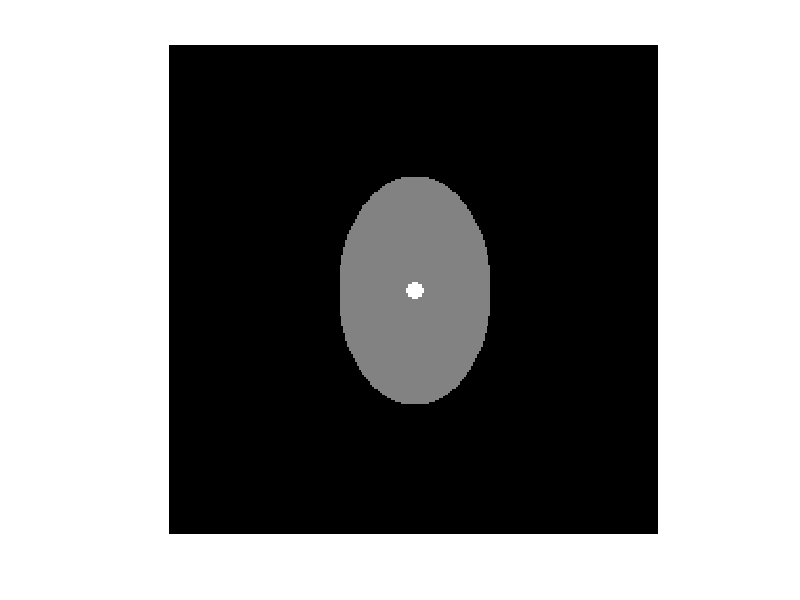

Write MATLAB code to recreate this figure.
nx=256;
ny=256;
dx=0.5;
dy=0.5;
a=20;
b=30;
origin=[0,0];
x=((0:nx-1)-nx/2)*dx+origin(1);
y=((0:ny-1)-ny/2)*dy+origin(2);
phantom_params.nx=nx;
phantom_params.ny=ny;
phantom_params.dx=dx;
phantom_params.dy=dy;
phantom_params.origin=origin;
[xx,yy]=meshgrid(x,y);
eclipse=(xx.^2/a^2)+(yy.^2/b^2);
x=((0:nx-1)-nx/2)*dx+0;
y=((0:ny-1)-ny/2)*dy+0;
[xx,yy]=meshgrid(x,y);
circle=(xx.^2+yy.^2);
ph=zeros(nx,ny);
ph(eclipse<1)=1;
ph(circle<5)=2;
figure(1);imshow(ph,[]);